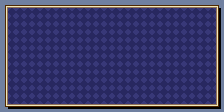

Rendered tile map (Tiled .tmx) drawn with the repository's tilesets; below, a short description and the full map source, tile grids included:
An orthogonal 28x14 tile map with 8x8 px tiles, 1 tile layer (Tile Layer 1).

<map version="1.9" tiledversion="1.9.2" orientation="orthogonal" renderorder="right-down" width="28" height="14" tilewidth="8" tileheight="8" infinite="0" nextlayerid="2" nextobjectid="1">
 <tileset firstgid="1" name="BobMenuTiles" tilewidth="8" tileheight="8" tilecount="128" columns="16">
  <image source="../../Image/Png/BobMenuTiles.png" width="128" height="64" />
 </tileset>
 <layer id="1" name="Tile Layer 1" width="28" height="14">
  <data encoding="csv">
4,3,3,3,3,3,3,3,3,3,3,3,3,3,3,3,3,3,3,3,3,3,3,3,3,3,3,2147483652,
37,2,2,2,2,2,2,2,2,2,2,2,2,2,2,2,2,2,2,2,2,2,2,2,2,2,2,20,
37,2,2,2,2,2,2,2,2,2,2,2,2,2,2,2,2,2,2,2,2,2,2,2,2,2,2,20,
37,2,2,2,2,2,2,2,2,2,2,2,2,2,2,2,2,2,2,2,2,2,2,2,2,2,2,20,
37,2,2,2,2,2,2,2,2,2,2,2,2,2,2,2,2,2,2,2,2,2,2,2,2,2,2,20,
37,2,2,2,2,2,2,2,2,2,2,2,2,2,2,2,2,2,2,2,2,2,2,2,2,2,2,20,
37,2,2,2,2,2,2,2,2,2,2,2,2,2,2,2,2,2,2,2,2,2,2,2,2,2,2,20,
37,2,2,2,2,2,2,2,2,2,2,2,2,2,2,2,2,2,2,2,2,2,2,2,2,2,2,20,
37,2,2,2,2,2,2,2,2,2,2,2,2,2,2,2,2,2,2,2,2,2,2,2,2,2,2,20,
37,2,2,2,2,2,2,2,2,2,2,2,2,2,2,2,2,2,2,2,2,2,2,2,2,2,2,20,
37,2,2,2,2,2,2,2,2,2,2,2,2,2,2,2,2,2,2,2,2,2,2,2,2,2,2,20,
37,2,2,2,2,2,2,2,2,2,2,2,2,2,2,2,2,2,2,2,2,2,2,2,2,2,2,20,
37,2,2,2,2,2,2,2,2,2,2,2,2,2,2,2,2,2,2,2,2,2,2,2,2,2,2,20,
1073741828,24,24,24,24,24,24,24,24,24,24,24,24,24,24,24,24,24,24,24,24,24,24,24,24,24,24,25
</data>
 </layer>
</map>
